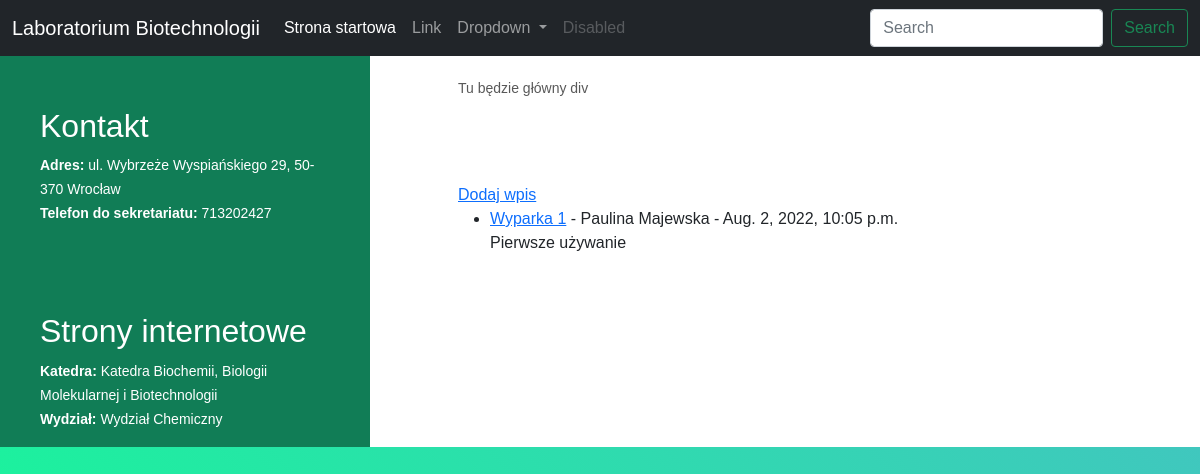
/post/, run on an earlier commit of the app's database.
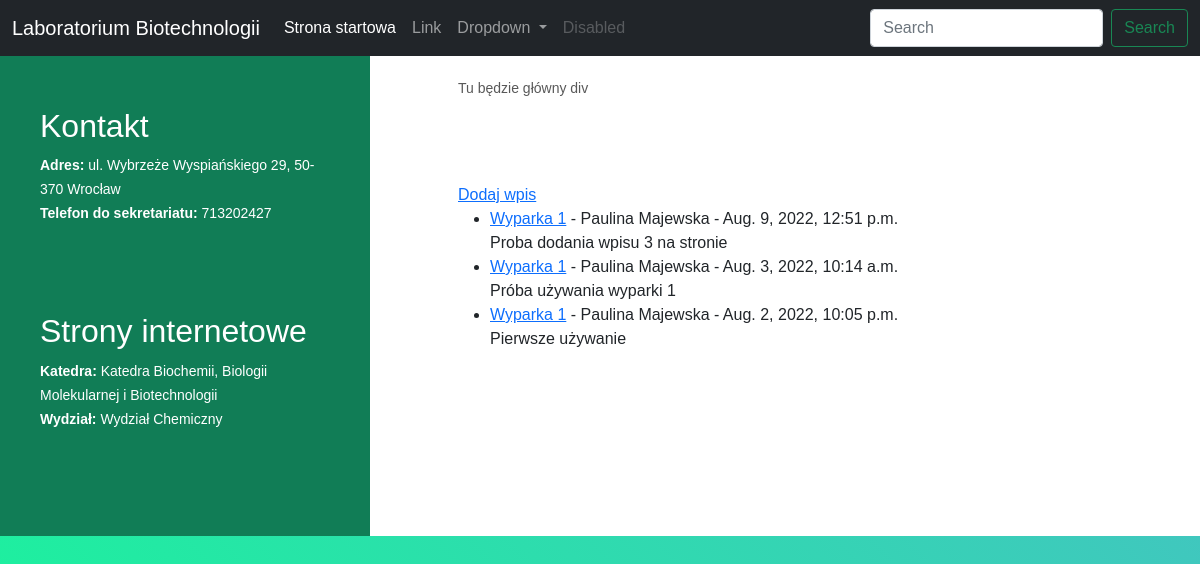
And on a later commit of the database.
### Urzadzenia/models.py (models this page shows, shortened)
class Post(models.Model):
    Nazwa = models.ForeignKey(Urzadzenia, on_delete=models.CASCADE, null=True)
    Urzytkownik = models.ForeignKey(User, on_delete=models.PROTECT)
    Czas_i_data_rozpoczęcia_pracy = models.DateTimeField(default=timezone.now)
    Czas_i_data_zakończenia_pracy = models.DateTimeField(default=timezone.now)
    Uwagi = models.TextField(blank=True)
    class Meta:
        verbose_name = 'Wpis urzytkownika'
        verbose_name_plural = 'Wpisy urzytkowników'

class Urzadzenia(models.Model):
    Nazwa = models.CharField(max_length=100)
    Opis = models.TextField(blank=True)
    Numer_inwentarzowy = models.CharField(max_length=30, default='')
    Numer_laboratorium = models.ForeignKey(Laboratorium, on_delete=models.CASCADE, null=True)
    Osoba_odpowiedzialna = models.ForeignKey(Osoba, on_delete=models.CASCADE, null=True)
    def __str__(self):
        return self.Nazwa
    class Meta:
        verbose_name = 'Urządzenie'
        verbose_name_plural = 'Urządzenia'

### Urzadzenia/views.py (the view)
# urls.py: path('post/', PostListView.as_view(), name='post'),
class PostListView(ListView):
    model = Post
    template_name = 'post.html'
    ordering = ['-id']

### Urzadzenia/Templates/post.html (shortened to what this page needs)
{% extends 'base.html' %}
{% block content %}
<h1> Post </h1>
<a href="{% url 'add_post' %}">Dodaj wpis</a>
<ul>
{% for post in object_list %}
<li>
    <a href="{% url 'post_detail' post.pk %}">{{ post.Nazwa }}</a> - {{ post.Urzytkownik.first_name }} {{ post.Urzytkownik.last_name }} - {{ post.Czas_i_data_rozpoczęcia_pracy }} </br>
    {{ post.Uwagi }}</li>
{% endfor %}
</ul>
<br />
{% endblock %}

### Urzadzenia/Templates/base.html (shortened to what this page needs)
<!DOCTYPE html>
<html lang="pl">
  <head>
    <link href="https://cdn.jsdelivr.net/npm/bootstrap@5.0.2/dist/css/bootstrap.min.css" rel="stylesheet">
    {% load static %}
    <link rel="stylesheet" type="text/css" href="{% static 'Urzadzenia/style.css' %}">
  </head>
  <body>
  <body>
    <div>
      <nav class="navbar navbar-expand-lg navbar-dark bg-dark">
        <div class="container-fluid">
          <a class="navbar-brand" href="{% url 'home' %}">Laboratorium Biotechnologii</a>
          <div class="collapse navbar-collapse" id="navbarSupportedContent">
            <ul class="navbar-nav me-auto mb-2 mb-lg-0">
              <li class="nav-item">
                <a class="nav-link active" aria-current="page" href="{% url 'home' %}">Strona startowa</a>
              </li>
              <li class="nav-item">
                <a class="nav-link" href="#">Link</a>
              </li>
              <li class="nav-item dropdown">
                <a class="nav-link dropdown-toggle" href="#" id="navbarDropdown" role="button" data-bs-toggle="dropdown" aria-expanded="false">
                  Dropdown
                </a>
              </li>
              <li class="nav-item">
                <a class="nav-link disabled" href="#" tabindex="-1" aria-disabled="true">Disabled</a>
              </li>
            </ul>
            <form class="d-flex">
              <input class="form-control me-2" type="search" placeholder="Search" aria-label="Search">
              <button class="btn btn-outline-success" type="submit">Search</button>
            </form>
          </div>
        </div>
      </nav>
    </div>
    <div class="wrapper">
      <main>
          <div class="jobs">
            <p class="description">Tu będzie główny div</p>
            {% block content %}
            {% endblock %}
          </div>
      </main>
      <aside>
        <div class="contact-block">
          <h2 class="header-secondary">Kontakt</h2>
          <p class="contact-links">
            <span class="bold">Adres:</span>
            ul. Wybrzeże Wyspiańskiego 29, 50-370 Wrocław<br />
            <span class="bold">Telefon do sekretariatu:</span>
            <a class="contact-links" href="tel:713202427">713202427</a><br />
          </p>
          <br />
        </div>
        <div class="media-block">
          <h2 class="header-secondary">Strony internetowe</h2>
          <p class="contact-links">
            <span class="bold">Katedra:</span>
            <a
              class="contact-links"
              href="https://wch.pwr.edu.pl/o-wydziale/katedry/z1"
              >Katedra Biochemii, Biologii Molekularnej i Biotechnologii</a
            ><br />
            <span class="bold">Wydział:</span>
            <a class="contact-links" href="https://wch.pwr.edu.pl/"
              >Wydział Chemiczny</a
            >
          </p>
        </div>
      </aside>
    </div>
  </body>
</html>

### Urzadzenia/static/Urzadzenia/style.css (style rules this page uses)
body { margin: 0; padding: 0; background: linear-gradient(45deg, #10ff93, #40c7be); font-family: "Montserrat", sans-serif; }
.wrapper { display: flex; flex-direction: row-reverse; justify-content: center; width: 1200px; margin: 0 auto; background-color: white; }
main { width: 830px; padding: 20px 88px 102px 88px; }
aside { width: 370px; margin: 0px; background-color: #117d56; }
.header-secondary { color: white; }
.contact-links { color: white; font-size: 14px; line-height: 24px; text-decoration: none; }
.bold { font-weight: 700; }
.contact-block { margin-top: 51px; margin-left: 40px; margin-right: 40px; }
.media-block { margin-top: 47px; margin-left: 40px; margin-right: 40px; }
h1 { color: white; font-weight: 700; font-size: 31px; line-height: 35px; margin-left: 40px; }
.description { font-weight: 400; font-size: 14px; line-height: 24px; color: #595959; margin-bottom: 40px; text-align: justify; }
.jobs { width: 660px; margin-bottom: 43px; text-align: justify; }

What changed in the data, as far as the page shows it:
added Post: Nazwa "Wyparka 1", Urzytkownik.first_name "Paulina", Urzytkownik.last_name "Majewska", Czas_i_data_rozpoczęcia_pracy "Aug. 9, 2022, 12:51 p.m.", Uwagi "Proba dodania wpisu 3 na stronie"
added Post: Nazwa "Wyparka 1", Urzytkownik.first_name "Paulina", Urzytkownik.last_name "Majewska", Czas_i_data_rozpoczęcia_pracy "Aug. 3, 2022, 10:14 a.m.", Uwagi "Próba używania wyparki 1"
